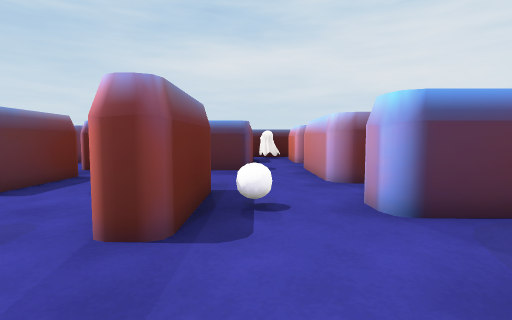
View 1 (above)

24 first-person views from a walk through a Unity game level. The camera is 0.72 m above the floor, tilts 4° down and sees 85° across. The floor is counted in squares, 1 m on a side. Each view is taken from the middle of a square. On the plan, view 1 faces up. The plan holds only what a view shows up to about 10 squares ahead; the rest is blank. The player is left out. Some surface patterns are stand-ins.

View 2
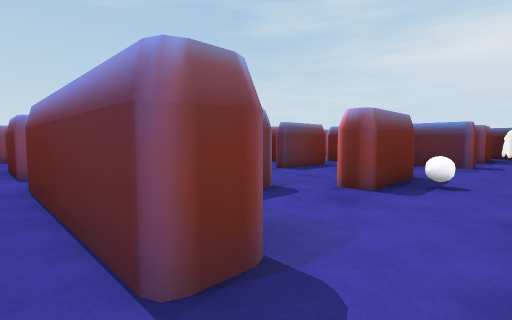

View 3
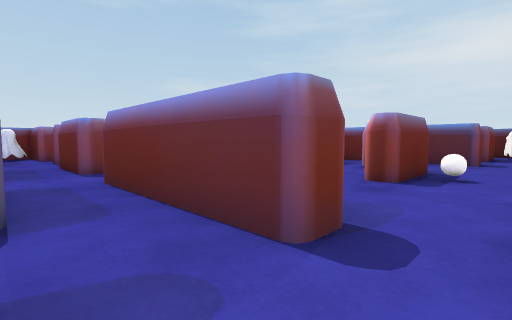

View 4
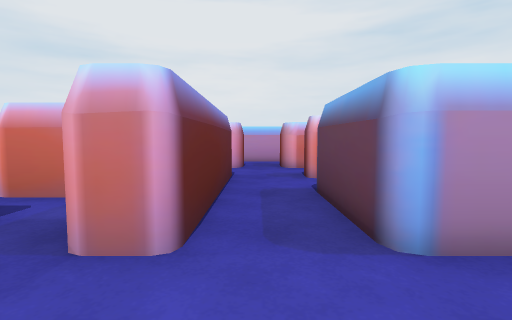

View 5
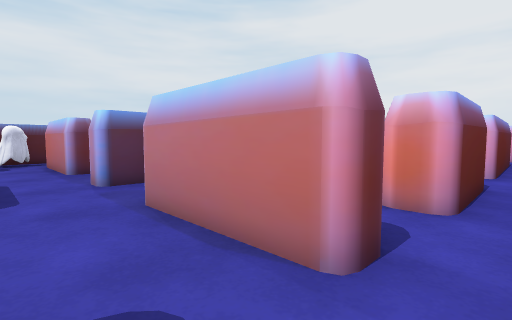

View 6
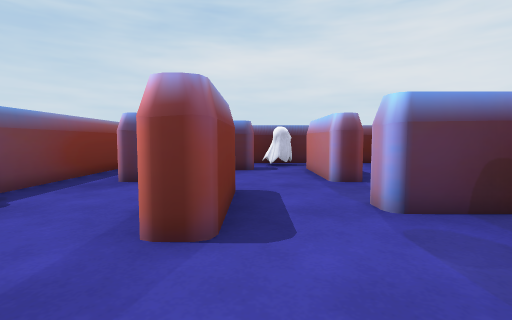

View 7
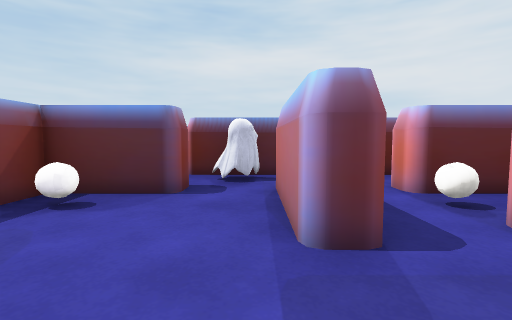

View 8
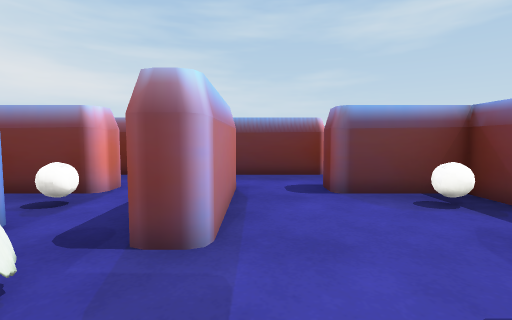

View 9
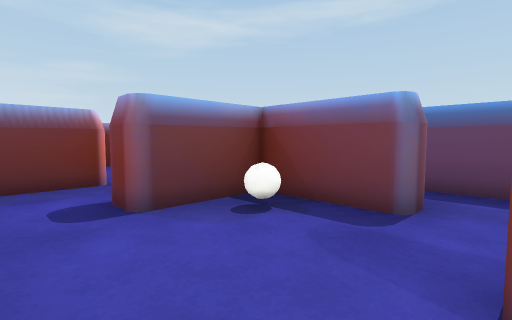

View 10
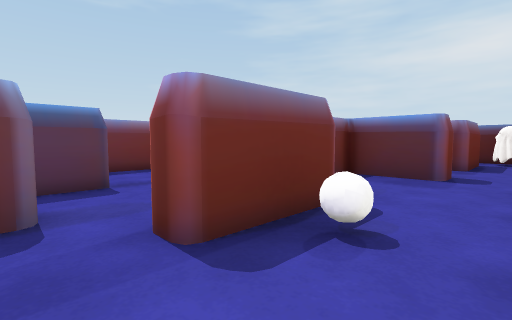

View 11
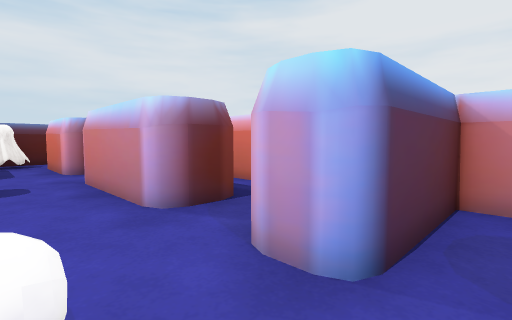

View 12
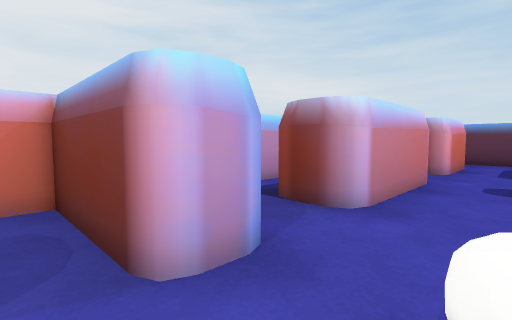

View 13
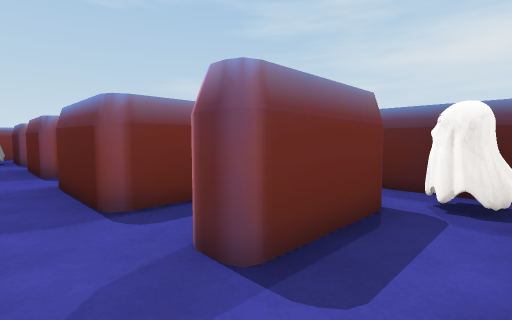

View 14
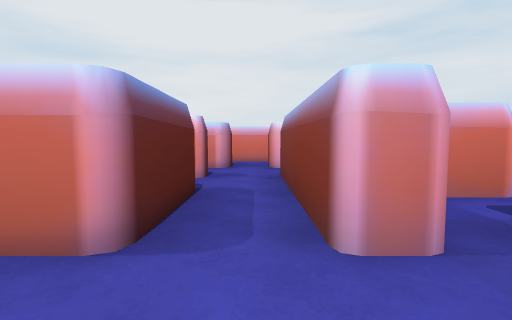

View 15
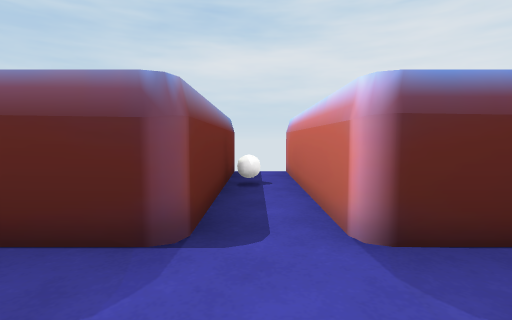

View 16
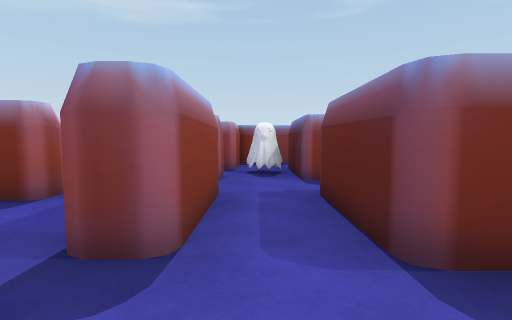

View 17
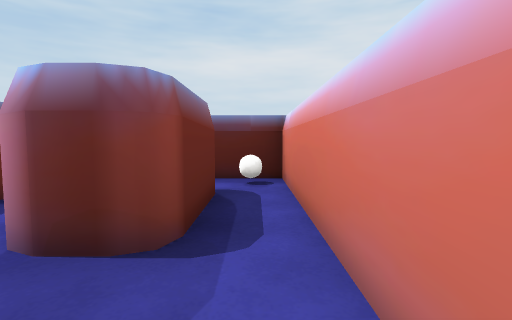

View 18
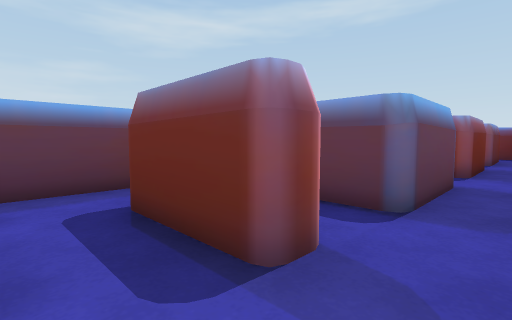

View 19
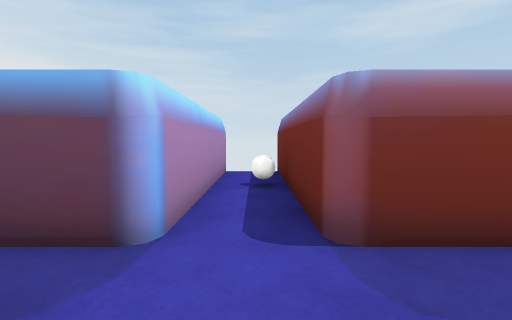

View 20
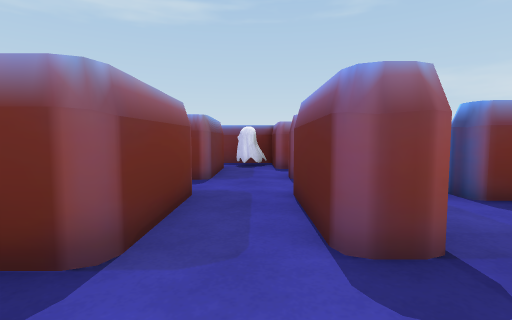

View 21
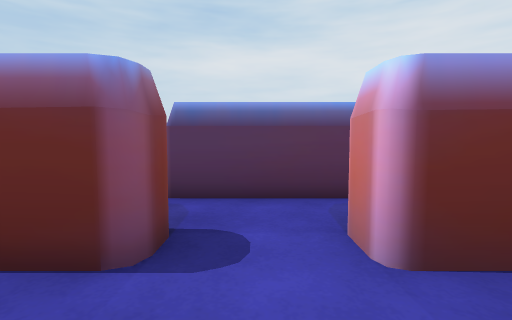

View 22
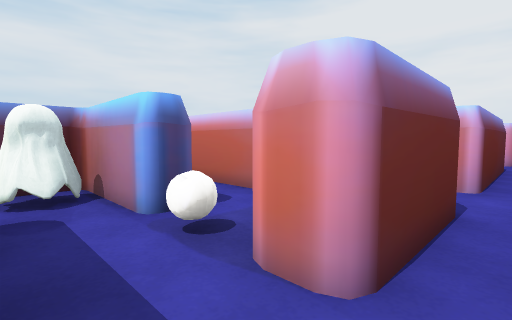

View 23
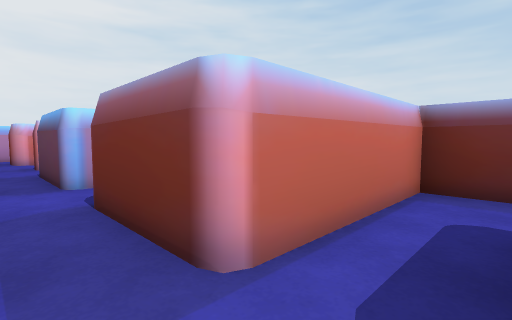

View 24
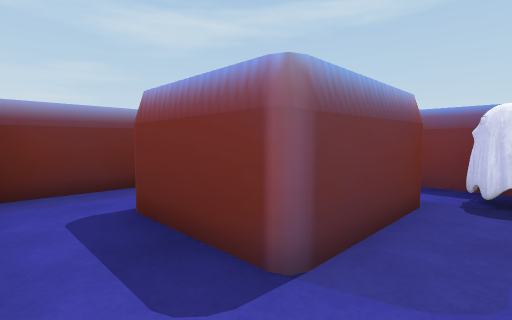

### Floor plan
Key: @ floor where view 1 was taken; # wall or solid block; . floor; O other object.
Columns run from 14 left of view 1 to 4 right of it. Each row starts with its distance up from view 1.
 14         #
 13         #.O  OO OO
 12         #OO  .OO.OO
 11         #.O   O.O.#
 10         #.O O O.O.#
  9  O.OOO###.OOO.O.O.#
  8  O.OO.............#
  7 #OOO.OOOO.OOOOO.O.#
  6 #OO..OO.....O...O.#
  5 #O...OO. OO.O...O.#
  4 #.O...  O.O..O....#
  3  .O..OO O....OO.###
  2  .O..OO O.O..O....#
  1  O...OO.OOO.O...O.
  0  OO..OO.OO..O.@.O.O
 -1  OOO.OOOO.OOOOO.O
 -2  OO...............O
 -3  O.OOO###.OOO.O.O.O
 -4      O###.O O O.O
 -5      O# #.O   O.O
 -6     ### #OO  ...
 -7         #.O  OOOO

Positions as (right, up) in squares from view 1, and headings:
1: (0, 0), facing up
2: (1, -2), facing up-left
3: (1, -3), facing up-left
4: (-6, -2), facing right
5: (-11, -2), facing up-right
6: (-11, 0), facing up
7: (-10, 3), facing up
8: (-10, 3), facing down
9: (-10, 2), facing down-left
10: (1, 1), facing up-left
11: (0, 2), facing up-right
12: (0, 4), facing down-right
13: (1, 8), facing up-left
14: (-6, 8), facing right
15: (-5, 7), facing up
16: (-4, 8), facing left
17: (3, 7), facing up
18: (1, -2), facing down-left
19: (-5, -1), facing down
20: (-4, -2), facing left
21: (-5, -3), facing up
22: (-9, -2), facing up-right
23: (-9, -2), facing down-right
24: (-8, -2), facing down-left
